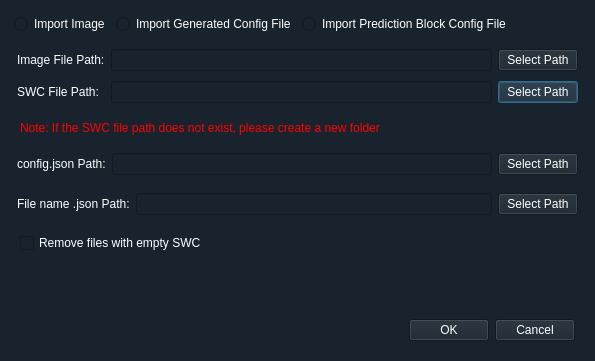
<?xml version="1.0" encoding="UTF-8"?>
<ui version="4.0">
 <class>select_path_dialog</class>
 <widget class="QDialog" name="select_path_dialog">
  <property name="geometry">
   <rect>
    <x>0</x>
    <y>0</y>
    <width>595</width>
    <height>361</height>
   </rect>
  </property>
  <property name="windowTitle">
   <string>Select Path</string>
  </property>
  <property name="styleSheet">
   <string notr="true">color: rgb(255, 255, 255);
font: 9pt &quot;微软雅黑&quot;;
background-color: rgb(25, 35, 45);</string>
  </property>
  <layout class="QHBoxLayout" name="select_path_dialog_hbox">
   <item>
    <layout class="QVBoxLayout" name="select_vbox">
     <item>
      <layout class="QHBoxLayout" name="horizontalLayout_4">
       <property name="leftMargin">
        <number>3</number>
       </property>
       <property name="topMargin">
        <number>3</number>
       </property>
       <property name="rightMargin">
        <number>3</number>
       </property>
       <property name="bottomMargin">
        <number>3</number>
       </property>
       <item>
        <widget class="QRadioButton" name="path_radioButton">
         <property name="text">
          <string>Import Image</string>
         </property>
        </widget>
       </item>
       <item>
        <widget class="QRadioButton" name="config_radioButton">
         <property name="text">
          <string>Import Generated Config File</string>
         </property>
        </widget>
       </item>
       <item>
        <widget class="QRadioButton" name="name_radioButton">
         <property name="text">
          <string>Import Prediction Block Config File</string>
         </property>
        </widget>
       </item>
       <item>
        <spacer name="horizontalSpacer_3">
         <property name="orientation">
          <enum>Qt::Horizontal</enum>
         </property>
         <property name="sizeHint" stdset="0">
          <size>
           <width>40</width>
           <height>20</height>
          </size>
         </property>
        </spacer>
       </item>
      </layout>
     </item>
     <item>
      <widget class="QWidget" name="path_widget" native="true">
       <layout class="QVBoxLayout" name="verticalLayout">
        <property name="leftMargin">
         <number>0</number>
        </property>
        <property name="topMargin">
         <number>0</number>
        </property>
        <property name="rightMargin">
         <number>0</number>
        </property>
        <property name="bottomMargin">
         <number>0</number>
        </property>
        <item>
         <layout class="QGridLayout" name="path_gridLayout">
          <property name="leftMargin">
           <number>6</number>
          </property>
          <property name="topMargin">
           <number>6</number>
          </property>
          <property name="rightMargin">
           <number>6</number>
          </property>
          <property name="bottomMargin">
           <number>6</number>
          </property>
          <property name="horizontalSpacing">
           <number>6</number>
          </property>
          <property name="verticalSpacing">
           <number>10</number>
          </property>
          <item row="0" column="1">
           <widget class="QLineEdit" name="image_lineEdit">
            <property name="styleSheet">
             <string notr="true">background-color: rgb(25, 35, 45);
</string>
            </property>
            <property name="echoMode">
             <enum>QLineEdit::Normal</enum>
            </property>
            <property name="cursorMoveStyle">
             <enum>Qt::LogicalMoveStyle</enum>
            </property>
           </widget>
          </item>
          <item row="1" column="2">
           <widget class="QPushButton" name="swc_path_open_button">
            <property name="styleSheet">
             <string notr="true">background-color: rgb(25, 35, 45);</string>
            </property>
            <property name="text">
             <string>Select Path</string>
            </property>
           </widget>
          </item>
          <item row="1" column="0">
           <widget class="QLabel" name="swc_label">
            <property name="text">
             <string>SWC File Path:</string>
            </property>
           </widget>
          </item>
          <item row="0" column="0">
           <widget class="QLabel" name="image_label">
            <property name="text">
             <string>Image File Path:</string>
            </property>
           </widget>
          </item>
          <item row="0" column="2">
           <widget class="QPushButton" name="image_path_open_button">
            <property name="styleSheet">
             <string notr="true">background-color: rgb(25, 35, 45);</string>
            </property>
            <property name="text">
             <string>Select Path</string>
            </property>
           </widget>
          </item>
          <item row="1" column="1">
           <widget class="QLineEdit" name="swc_lineEdit">
            <property name="styleSheet">
             <string notr="true">background-color: rgb(25, 35, 45);</string>
            </property>
           </widget>
          </item>
         </layout>
        </item>
        <item>
         <layout class="QVBoxLayout" name="verticalLayout_2">
          <property name="leftMargin">
           <number>9</number>
          </property>
          <property name="topMargin">
           <number>6</number>
          </property>
          <property name="rightMargin">
           <number>9</number>
          </property>
          <property name="bottomMargin">
           <number>6</number>
          </property>
          <item>
           <widget class="QLabel" name="label_3">
            <property name="styleSheet">
             <string notr="true">color: red;</string>
            </property>
            <property name="text">
             <string>Note: If the SWC file path does not exist, please create a new folder</string>
            </property>
           </widget>
          </item>
         </layout>
        </item>
       </layout>
      </widget>
     </item>
     <item>
      <widget class="QWidget" name="config_widget" native="true">
       <layout class="QHBoxLayout" name="horizontalLayout">
        <property name="leftMargin">
         <number>0</number>
        </property>
        <property name="topMargin">
         <number>0</number>
        </property>
        <property name="rightMargin">
         <number>0</number>
        </property>
        <property name="bottomMargin">
         <number>0</number>
        </property>
        <item>
         <layout class="QGridLayout" name="config_gridLayout">
          <property name="leftMargin">
           <number>6</number>
          </property>
          <property name="topMargin">
           <number>6</number>
          </property>
          <property name="rightMargin">
           <number>6</number>
          </property>
          <property name="bottomMargin">
           <number>6</number>
          </property>
          <property name="verticalSpacing">
           <number>10</number>
          </property>
          <item row="0" column="1">
           <widget class="QLineEdit" name="config_lineEdit"/>
          </item>
          <item row="0" column="0">
           <widget class="QLabel" name="label">
            <property name="text">
             <string>config.json Path:</string>
            </property>
           </widget>
          </item>
          <item row="0" column="2">
           <widget class="QPushButton" name="config_path_open_Button">
            <property name="text">
             <string>Select Path</string>
            </property>
           </widget>
          </item>
         </layout>
        </item>
       </layout>
      </widget>
     </item>
     <item>
      <widget class="QWidget" name="name_widget" native="true">
       <layout class="QHBoxLayout" name="horizontalLayout_5">
        <property name="leftMargin">
         <number>0</number>
        </property>
        <property name="topMargin">
         <number>0</number>
        </property>
        <property name="rightMargin">
         <number>0</number>
        </property>
        <property name="bottomMargin">
         <number>0</number>
        </property>
        <item>
         <layout class="QGridLayout" name="name_gridLayout">
          <property name="leftMargin">
           <number>6</number>
          </property>
          <property name="topMargin">
           <number>6</number>
          </property>
          <property name="rightMargin">
           <number>6</number>
          </property>
          <property name="bottomMargin">
           <number>6</number>
          </property>
          <property name="verticalSpacing">
           <number>10</number>
          </property>
          <item row="0" column="0">
           <widget class="QLabel" name="label_2">
            <property name="text">
             <string>File name .json Path:</string>
            </property>
           </widget>
          </item>
          <item row="0" column="1">
           <widget class="QLineEdit" name="name_lineEdit"/>
          </item>
          <item row="0" column="2">
           <widget class="QPushButton" name="name_path_open_Button">
            <property name="text">
             <string>Select Path</string>
            </property>
           </widget>
          </item>
         </layout>
        </item>
       </layout>
      </widget>
     </item>
     <item>
      <layout class="QHBoxLayout" name="horizontalLayout_3">
       <property name="leftMargin">
        <number>9</number>
       </property>
       <property name="topMargin">
        <number>6</number>
       </property>
       <property name="rightMargin">
        <number>9</number>
       </property>
       <property name="bottomMargin">
        <number>6</number>
       </property>
       <item>
        <widget class="QCheckBox" name="checkBox_zero">
         <property name="text">
          <string>Remove files with empty SWC</string>
         </property>
        </widget>
       </item>
       <item>
        <spacer name="horizontalSpacer_2">
         <property name="orientation">
          <enum>Qt::Horizontal</enum>
         </property>
         <property name="sizeHint" stdset="0">
          <size>
           <width>40</width>
           <height>20</height>
          </size>
         </property>
        </spacer>
       </item>
      </layout>
     </item>
     <item>
      <spacer name="verticalSpacer">
       <property name="orientation">
        <enum>Qt::Vertical</enum>
       </property>
       <property name="sizeHint" stdset="0">
        <size>
         <width>20</width>
         <height>40</height>
        </size>
       </property>
      </spacer>
     </item>
     <item>
      <layout class="QHBoxLayout" name="select_button_hbox">
       <property name="leftMargin">
        <number>9</number>
       </property>
       <property name="topMargin">
        <number>9</number>
       </property>
       <property name="rightMargin">
        <number>9</number>
       </property>
       <property name="bottomMargin">
        <number>9</number>
       </property>
       <item>
        <spacer name="horizontalSpacer">
         <property name="orientation">
          <enum>Qt::Horizontal</enum>
         </property>
         <property name="sizeHint" stdset="0">
          <size>
           <width>40</width>
           <height>20</height>
          </size>
         </property>
        </spacer>
       </item>
       <item>
        <widget class="QPushButton" name="select_sure_button">
         <property name="styleSheet">
          <string notr="true">background-color: rgb(25, 35, 45);</string>
         </property>
         <property name="text">
          <string>OK</string>
         </property>
        </widget>
       </item>
       <item>
        <widget class="QPushButton" name="select_cancel_button">
         <property name="styleSheet">
          <string notr="true">background-color: rgb(25, 35, 45);</string>
         </property>
         <property name="text">
          <string>Cancel</string>
         </property>
        </widget>
       </item>
      </layout>
     </item>
    </layout>
   </item>
  </layout>
 </widget>
 <resources/>
 <connections/>
</ui>
